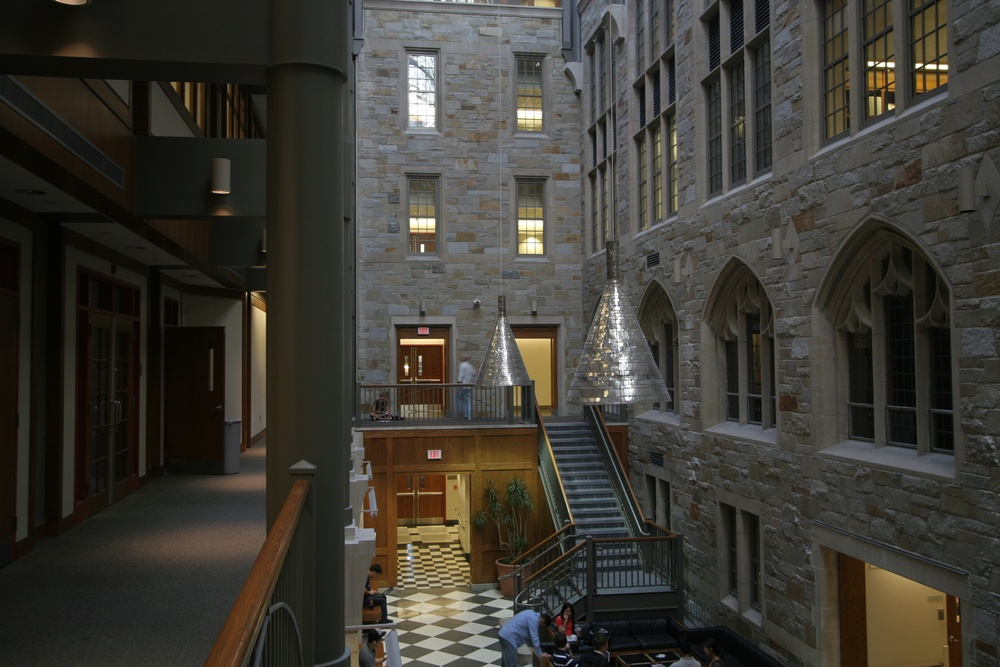
#> input picture 2_panorama/atrium/IMG_1347.JPG, 1000 x 667 px, shrunk from 3504 x 2336 before the run; the run also reads 1 picture not shown here
$ jupyter execute --allow-errors 2_panorama.ipynb   (shell and % lines are left out)
#> lines starting #> are read from the running program, lines starting #| are printed output that depends on the picture
### 2_panorama/selectpoints.py
import matplotlib.pyplot as plt

class SelectPoints:
    """
    Class that encapsulates allowing the user to click on a matplotlib
    axis and renders the points they clicked on
    """
    def __init__(self,ax,npoints):
        self.ax = ax
        self.pts, = ax.plot([0],[0],'r.')
        self.npoints = npoints
        self.xs = list()
        self.ys = list()
        self.cid = self.pts.figure.canvas.mpl_connect('button_press_event',self)

    # [16 lines left out: function __call__, not called in this run]

def select_k_points(ax,npoints):
    """
    Function to allow for interactive selection of points, displaying
    a number along side each point you click in order to make it easier
    to maintain correspondence.

    Parameters
    ----------
    ax : matplotlib figure axis
        Indicates the axis where you want to allow the user to select points
    npoints : int
        How many points are needed from the user

    Returns
    -------
    SelectPoints object
        Returns an object with fields xs and ys that contain the point
        coordinates once the user clicks

    """

    ax.set_title(('click to select %d points' % npoints))
    selectpoints = SelectPoints(ax,npoints)
    plt.show()
    return selectpoints

### 2_panorama/2_panorama.ipynb
# Creating Image Mosaics using Homographies

In this assignment, you will align and blend together multiple photographs
to form a panorama mosaic that extends the field of view of a camera.

When two images are taken with same center-of-projection, they can be aligned with a
homography transformation. To estimate the correct warping, you'll need at
least 4 pairs of corresponding points in the overlaping region. You'll mark these
points manually (later in the quarter we will discuss some methods for finding
such points automatically without user input) and compute a transformation that
aligns them.

The the source images for alignment are available via Canvas in the assignment
directory. In addition I have provided a module **selectpoints.py** which
contains some code for capturing user clicks. You should download all three files
and unzip them into the same directory as this notebook.

**To start with, please enter your name and student ID # in the cell below**

[cell 1]
#tell ipython that we are running in a notebook.
#this is necessary for the interactive user interface in part 1 below

#import a few key modules, these should be sufficient to complete the assignment
import numpy as np
import matplotlib.pyplot as plt
from scipy.interpolate import griddata
from scipy.ndimage import gaussian_filter
from scipy.ndimage import zoom
from scipy.ndimage import distance_transform_edt
import pickle

#import the provided functions to support point selection in the notebook
import selectpoints

***
# 1. Point Correspondence [5 pts]

The first image in each example provided is the central image.  It's simplest
to construct a mosaic from a central image and a set of peripheral images,
since we then need to find just one homography for each peripheral image. You
should flesh out the code below to allow the user to manually select at least
4 pairs of correpsonding points between each central and peripheral image.
These points should be located on distinctive locations that you can easily
identify between the images such as high contrast corners.

Write code below which loads in the central image and then loops over the
remaining images and for each image allows you to select four or more points.
Save out the resulting points to a pckl file which you will include as part of
your upload. You should encapsulate the basic procedure of getting the point
correpsondences in a function called **get_correspondences** to make it easier
to run on different sets of images to produce your final results

I have provided some code that takes care of getting user clicks in the file
**selectpoints.py**.  It takes as input the plot axis and the number of points
you want from the user. As you click, the points are numbered so that you can
make sure points correspond in the two images you are trying to align.
<tt>
sp = select_k_points(ax,npoints)
</tt><p>
Once you have finished marking **npoints** locations in the plot, you can access
their coordinates via the fields **sp.xs** and **sp.ys**

NOTES:

1. Make sure you read through the code in **selectpoints.py** so you understand
how it works before proceeding.

2. In an interactive application you would need to write code to wait until the user
finished clicking before accessing <tt>sp.xs,sp.ys</tt> but here in the notebook
environment we will just split the code into two different cells and only execute
the second one after clicking on all the points

3. If you are running into memory limits, you should downsample the images
when you load them in (e.g. using use **scipy.ndimage.zoom**) to make things more manageable
and run faster.

[cell 2]
def get_correspondences(imnames,baseim,npoints=4):

    """
    The function loads in a set of images which are going to be assembled
    in to a mosaic. It displays the central (base) image along with each
    peripheral image and allows the user to click to to select corresponding
    points between the base image and the peripheral image. It returns the
    images along with the user input. If the original image files were in
    color the function converts them to grayscale.

    Parameters
    ----------
    imnames : list of str
        Filenames of image files that are going in to the mosaic

    baseim : int
        An index which specifies which of the image files is the base image

    npoints : int
        How many points are required from the user. Defaults to 4

    Returns
    -------
    imgs : list of 2D float arrays
        The arrays for the corresponding images given in imnames. These
        are gray scale images represented as floats.

    pointmatches : list of SelectPoints objects
        Returns an object whose fields xs and ys contain the point
        coordinates once the user has clicked  (see selectpoints.py)

    """
#> called with baseim = 0, npoints = 4

    nimages = len(imnames)

    #loop over images and load in each one and convert to grayscale
    imgs = list()
    for fname in imnames:
        print('loading...',fname)
        I = plt.imread(fname)
#> I is the input picture: shape (667, 1000, 3); mean R, G, B 61.3, 58.8, 51.8

        #convert to float data type if necessary
        ## your code here
        plt.imread(fname)

        # optional: downsample the image to 1/4 resolution just to make things run quickly
        I = zoom(I,0.25)
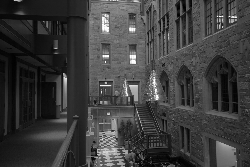
#> I: shape (167, 250, 1); min 0, max 255, mean 61.1


        #convert from color to grayscale if necessary
        ## your code here
        I = np.mean(I, axis = 2)
#> I: shape (167, 250) float64

        #finally, store the array in our list of images
        imgs.append(I)

    #loop over each pair of overlapping images and have the user
    #click to specify corresponding points
    pointmatches = list()
    for i in range(nimages):
        if (i==baseim):
            continue

        fig = plt.figure()

        #select points in base image
        ax1 = fig.add_subplot(2,1,1)
        ax1.imshow(imgs[baseim],cmap=plt.cm.gray)
        sp1 = selectpoints.select_k_points(ax1,npoints)

        #corresponding points in overlapping image
        ax2 = fig.add_subplot(2,1,2)
        ax2.imshow(imgs[i],cmap=plt.cm.gray)
        sp2 = selectpoints.select_k_points(ax2,npoints)

        pointmatches.append((sp1,sp2))
#> this loop made 3 passes
#> pass 2, in select_k_points, `plt.show()`:
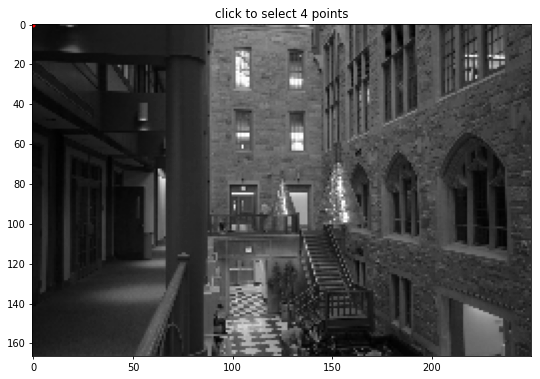
#> figure drawn by matplotlib, 1 panel
#> after the loop, pointmatches = 2 items

    return imgs,pointmatches

The following three cells demonstrate the functionality of your **get_correspondences** function. As noted above, they should be executed one at a time.  First execute the first cell which should display two pairs of images and get the user clicks. Once you have finished clicking, execute the second cell which grabs the point coordinates where the user clicked and saves the results out to disk. The third cell demonstrates loading the data back in from disk and visualizing the points again.  Once you have finished implementing **get_correspondences** you should execute these cells including the final visualization step so that the results are visible in your saved notebook pdf.

[cell 3]
imnames = ('atrium/IMG_1347.JPG','atrium/IMG_1348.JPG','atrium/IMG_1349.JPG')
baseim = 0   #index of the central base image that we will align everything to
npoints = 4  #number of point pairs you will click.  You may want to increase this to get better alignment

#make the default figure size larger to make clicking points easier
#feel free to adjust this to suit your monitor / display size
plt.rcParams['figure.figsize'] = [9, 14]

#call your function to get user clicks
imgs,pointmatches = get_correspondences(imnames,baseim,npoints)
#> imgs = 3 items; pointmatches = 2 items

#reduce the figure size a bit for visualizations later in the notebook
plt.rcParams['figure.figsize'] = [9, 9]

# after executing this cell, we need to stop and click in the figure before running the next cell

[cell 4]
# collect together all the point coordinates into numpy arrays
nimages = len(imnames)
srcpts = list()
basepts = list()
for i in range(nimages-1):
    basepts.append(np.array((pointmatches[i][0].xs,pointmatches[i][0].ys)))
    srcpts.append(np.array((pointmatches[i][1].xs,pointmatches[i][1].ys)))
#> after the loop, basepts = [empty array, empty array]; srcpts = [empty array, empty array]

# save everything out to a file so we don't have to click again.
f = open('1_atrium_correspondences.pckl','wb')
pickle.dump((baseim,imgs,srcpts,basepts),f)
f.close()

[cell 5]
# later on we can quickly read back in the variables and visualize them
f = open('1_atrium_correspondences.pckl','rb')
baseim,imgs,srcpts,basepts = pickle.load(f)
f.close()

fig = plt.figure()

#plot all the base points on the base image
fig.add_subplot(2,2,1).imshow(imgs[0],cmap=plt.cm.gray)
for i in range(2):
    ## your code here to plot the base points
    plt.scatter(basepts[i][0], basepts[i][1], c='r', marker='.')

#plot the src points on the peripheral images
for i in range(2):
    ## your code here to display the peripheral image and plot points
    fig.add_subplot(2,2,i+3).imshow(imgs[i+1],cmap=plt.cm.gray)
    plt.scatter(srcpts[i][0], srcpts[i][1], c='r', marker='.')

plt.show()
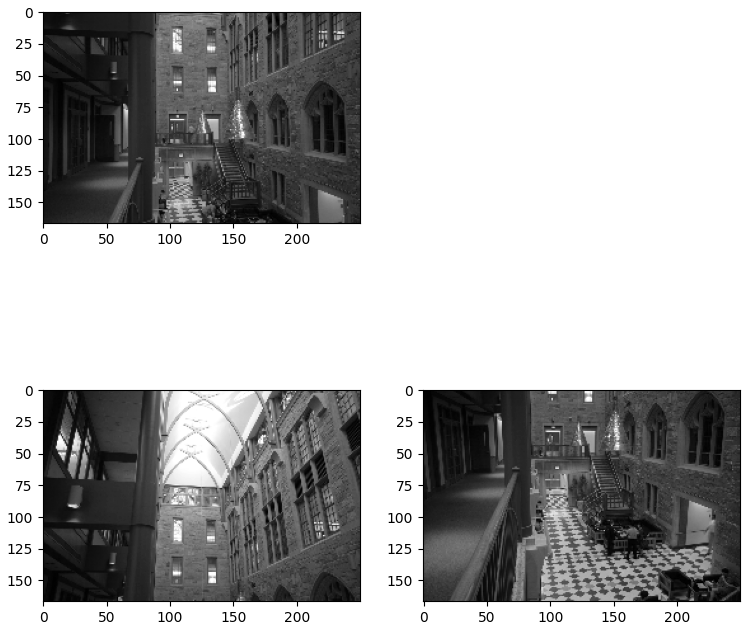
#> figure drawn by matplotlib, 3 panels
#> (the rest of the program and of its run is left out)
